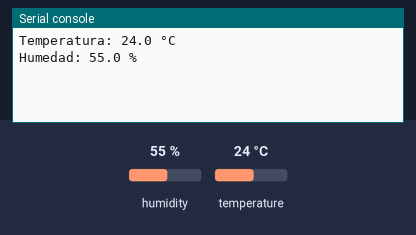
This program was run on a simulated Raspberry Pi Pico running MicroPython. Parts: the last lines printed to the serial console. The test bench sets the inputs (shaded band); at power-on: humidity 55 %, temperature 24 °C.

Above: at 1.2 s.
1.3 s: humidity set to 22 %
At 3.5 s:
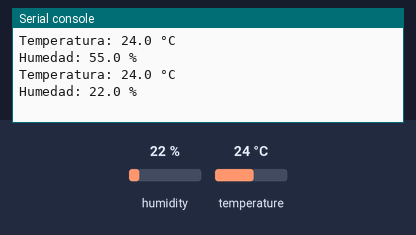
4.0 s: temperature set to 12 °C
At 4.7 s:
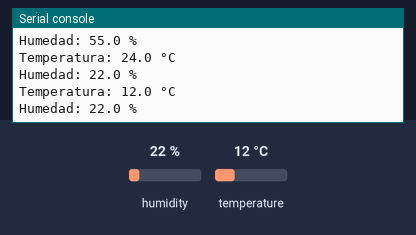
6.7 s: humidity set to 40 %
At 9.4 s:
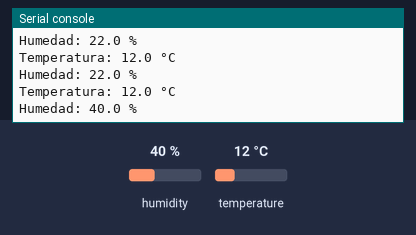
Timing chart, 0 to 10.9 s (numbered marks = the images above; inputs shaded):
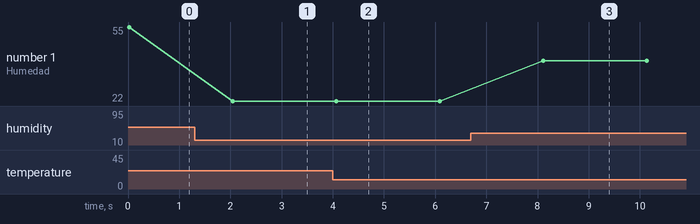

The program:

DHT22.py
```python
import machine
import dht
import time

# Configura el pin (por ejemplo GP15)
pin_sensor = machine.Pin(16)
sensor = dht.DHT22(pin_sensor)

while True:
    try:
        sensor.measure()
        temperatura = sensor.temperature()
        humedad = sensor.humidity()

        print("Temperatura: {:.1f} °C".format(temperatura))
        print("Humedad: {:.1f} %".format(humedad))
    except OSError as e:
        print("Error al leer el sensor:", e)

    time.sleep(2)  # espera 2 segundos entre lecturas
```

Measured:
- after the input at 1.3 s, the serial console: prints a new line after 0.75 s (image 1)
- after the input at 4.0 s, the serial console: prints a new line after 0.07 s (image 2)
- after the input at 6.7 s, the serial console: prints a new line after 1.4 s (image 3)
- plotted number 1: 55 → 22 after the input at 1.3 s, 22 → 40 after the input at 6.7 s
